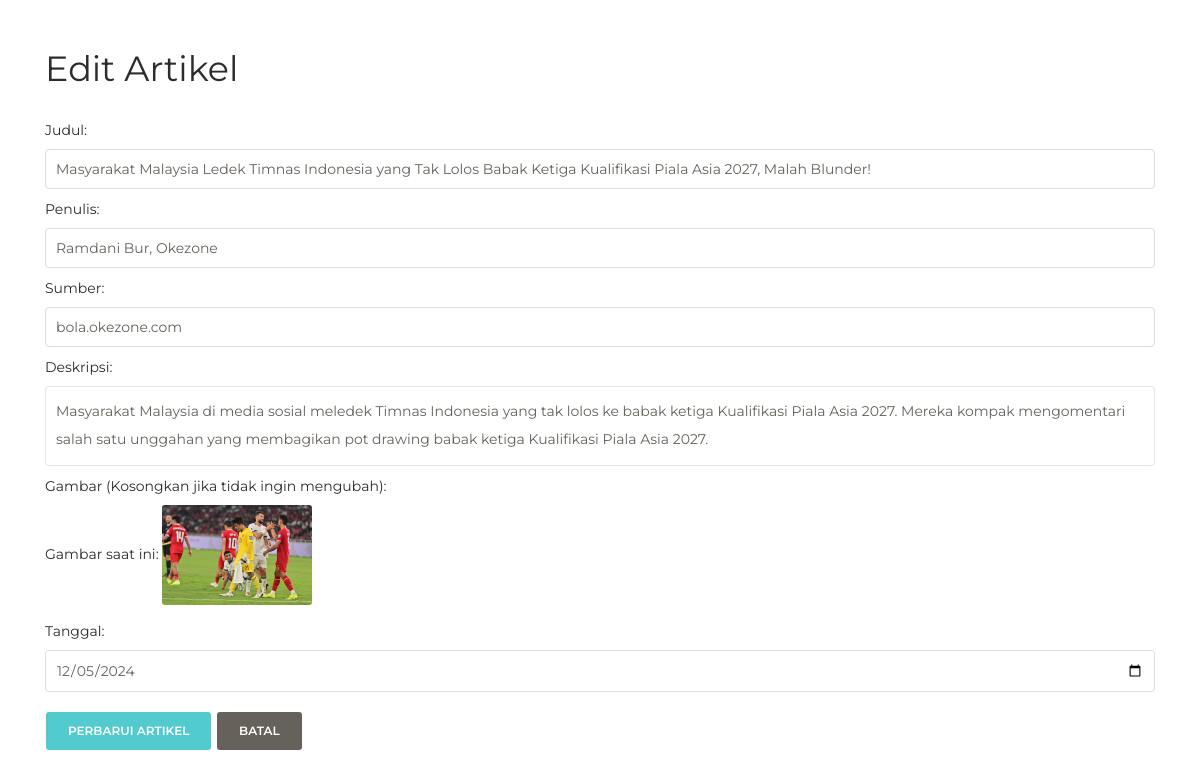
The app's page /edit.php?Id_Artikel=1 with its own data.
### tables this page shows
CREATE TABLE `berita` (
  `Id_Artikel` int UNSIGNED NOT NULL,
  `gambar` varchar(50) DEFAULT NULL,
  `deskripsi` text,
  `judul` varchar(250) DEFAULT NULL,
  `sumber` varchar(50) DEFAULT NULL,
  `penulis` varchar(50) DEFAULT NULL,
  `tanggal` date DEFAULT NULL
);

### edit.php (the view, shortened to what this page needs)
<?php
include "koneksi.php";
if (isset($_GET['Id_Artikel'])) {
    $id = $_GET['Id_Artikel'];
    $query = $conn->prepare("SELECT * FROM berita WHERE Id_Artikel = ?");
    $query->bind_param("i", $id);
    $query->execute();
    $result = $query->get_result();
    if ($result->num_rows == 1) {
        $row = $result->fetch_assoc();
        $judul = $row['judul'];
        $penulis = $row['penulis'];
        $sumber = $row['sumber'];
        $deskripsi = $row['deskripsi'];
        $gambar = $row['gambar'];
        $tanggal = $row['tanggal'];
    } else {
        echo "Artikel tidak ditemukan.";
        exit;
    }
} else {
    echo "ID artikel tidak tersedia.";
    exit;
}
?>
<!DOCTYPE html>
<html lang="en">
<head>
  <link href="https://maxcdn.bootstrapcdn.com/font-awesome/latest/css/font-awesome.min.css" rel="stylesheet">
  <link href="assets/css/bootstrap.min.css" rel="stylesheet" />
  <link href="assets/css/paper-dashboard.css?v=2.0.1" rel="stylesheet" />
  <link href="assets/demo/demo.css" rel="stylesheet" />
</head>
<body>
    <div class="container mt-5">
        <h2>Edit Artikel</h2>
        <form action="edit.php?Id_Artikel=<?php echo htmlspecialchars($id); ?>" method="POST" enctype="multipart/form-data">
            <div class="form-group">
                <label for="judul">Judul:</label>
                <input type="text" name="judul" id="judul" value="<?php echo htmlspecialchars($judul); ?>" class="form-control" required>
            </div>
            <div class="form-group">
                <label for="penulis">Penulis:</label>
                <input type="text" name="penulis" id="penulis" value="<?php echo htmlspecialchars($penulis); ?>" class="form-control" required>
            </div>
            <div class="form-group">
                <label for="sumber">Sumber:</label>
                <input type="text" name="sumber" id="sumber" value="<?php echo htmlspecialchars($sumber); ?>" class="form-control">
            </div>
            <div class="form-group">
                <label for="deskripsi">Deskripsi:</label>
                <textarea name="deskripsi" id="deskripsi" class="form-control" rows="4" required><?php echo htmlspecialchars($deskripsi); ?></textarea>
            </div>
            <div class="form-group">
                <label for="gambar">Gambar (Kosongkan jika tidak ingin mengubah):</label>
                <?php if ($gambar): ?>
                    <p>Gambar saat ini: <img src="uploads/<?php echo htmlspecialchars($gambar); ?>" alt="Gambar" width="150"></p>
                <?php endif; ?>
            </div>
            <div class="form-group">
                <label for="tanggal">Tanggal:</label>
                <input type="date" name="tanggal" id="tanggal" value="<?php echo htmlspecialchars($tanggal); ?>" class="form-control" required>
            </div>
            <div class="form-group">
                <button type="submit" class="btn btn-primary">Perbarui Artikel</button>
                <a href="dashboard.php" class="btn btn-secondary">Batal</a>
            </div>
        </form>
    </div>
</body>
</html>

### records on screen
berita: judul "Masyarakat Malaysia Ledek Timnas Indonesia yang Tak Lolos Babak Ketiga Kualifikasi Piala Asia 2027, Malah Blunder!", penulis "Ramdani Bur, Okezone", sumber "bola.okezone.com", deskripsi "Masyarakat Malaysia di media sosial meledek Timnas Indonesia yang tak lolos ke babak ketiga Kualifikasi Piala Asia 2027. Mereka kompak mengomentari salah satu unggahan yang membagikan pot drawing babak ketiga Kualifikasi Piala Asia 2027.", gambar (picture), tanggal "12/05/2024"
